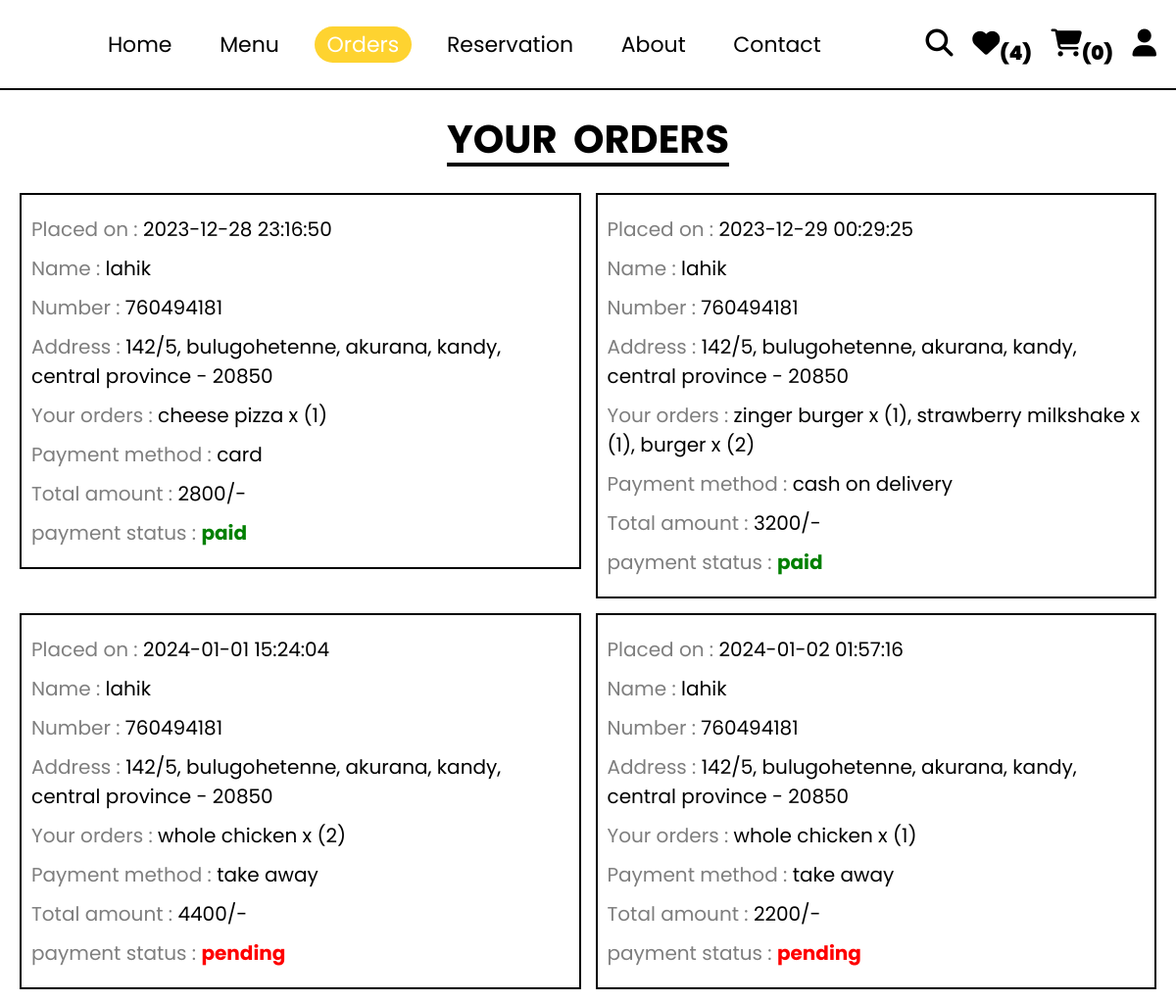
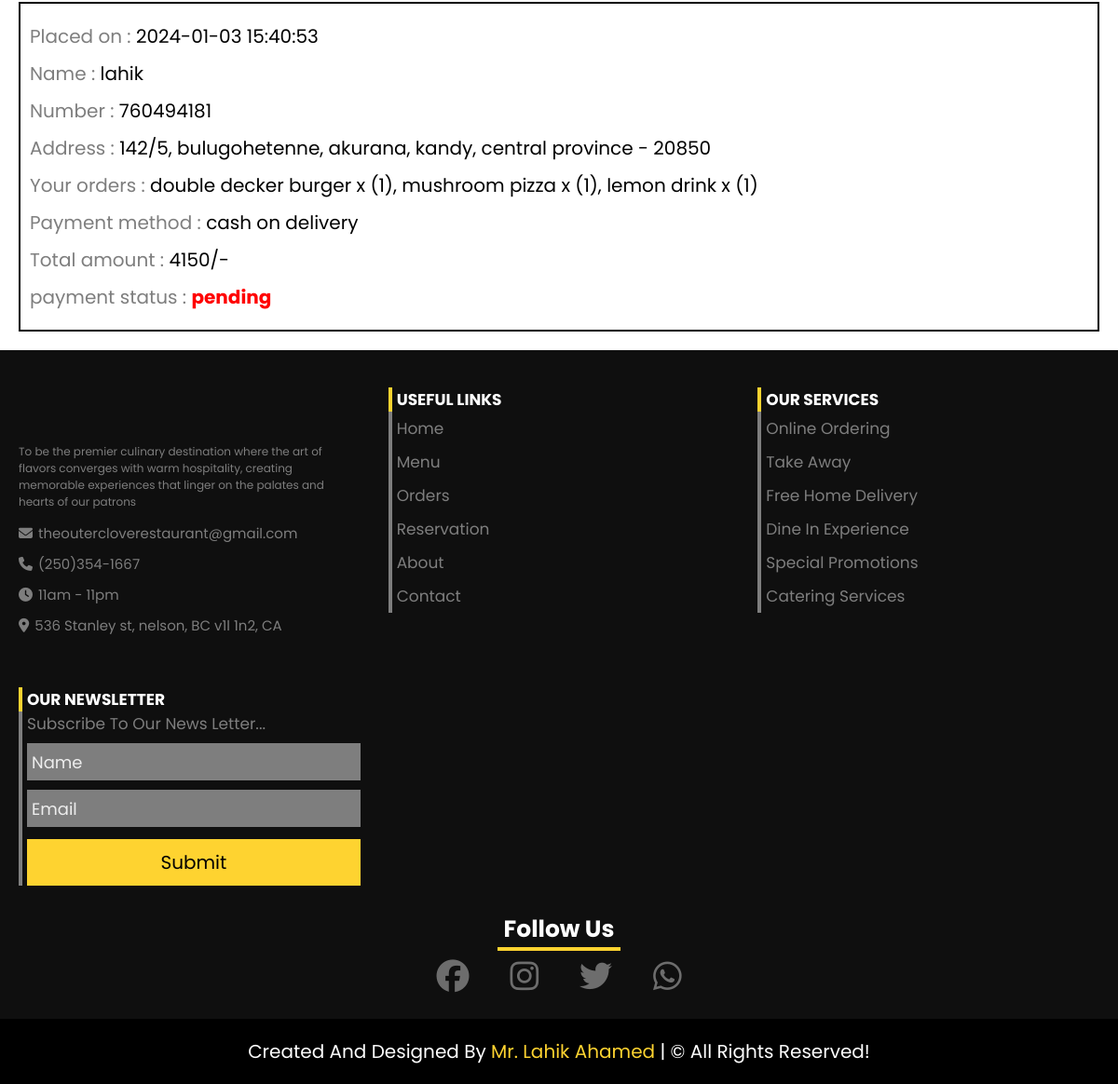
The page /customer/order.php (signed in) on the database its author committed (2 pictures, top to bottom).
### tables this page shows
CREATE TABLE `orders` (
  `order_id` int(11) NOT NULL,
  `user_id` int(11) NOT NULL,
  `order_date_time` datetime NOT NULL DEFAULT current_timestamp(),
  `name` varchar(50) NOT NULL,
  `number` int(11) NOT NULL,
  `address` varchar(255) NOT NULL,
  `orders` varchar(255) NOT NULL,
  `total` int(11) NOT NULL,
  `payment_method` varchar(50) NOT NULL,
  `payment_status` tinyint(1) NOT NULL
);

### customer/order.php (the view, shortened to what this page needs)
<!DOCTYPE html>
<html lang="en">
<head>
    <link rel="stylesheet" href="https://cdnjs.cloudflare.com/ajax/libs/font-awesome/6.1.1/css/all.min.css">
    <link rel="stylesheet" href="../CSS/customer_style.css">
</head>
<body>
    <?php include("../components/user_header.php"); ?>
    <section class="orders">
        <h1 class="title">your orders</h1>
        <div class="box-container">
            <?php
                $orders = $conn->prepare("SELECT * FROM orders WHERE user_id = ?");
                $orders->execute([$user_id]);
                if($orders->rowCount() > 0) {
                    while($fetch_orders = $orders->fetch(PDO::FETCH_ASSOC)) {
            ?>
                        <div class="box">
                            <p>Placed on : <span><?= $fetch_orders['order_date_time'] ?></span></p>
                            <p>Name : <span><?= $fetch_orders['name'] ?></span></p>
                            <p>Number : <span><?= $fetch_orders['number'] ?></span></p>
                            <p>Address : <span><?= $fetch_orders['address'] ?></span></p>
                            <p>Your orders : <span><?= $fetch_orders['orders'] ?></span></p>
                            <p>Payment method : <span><?= $fetch_orders['payment_method'] ?></span></p>
                            <p>Total amount : <span><?= $fetch_orders['total'] ?>/-</span></p>
            <?php
                            if($fetch_orders['payment_status'] == 1) {
                                $paid = 'green';
                                $status = 'paid';
                            }else {
                                $paid = 'red';
                                $status = 'pending';
                            }
            ?>
                            <p>payment status : <span style="color: <?= $paid ?>; font-weight: bold"><?= $status ?></span></p>
                        </div>
            <?php
                    }
                }else {
            ?>
                    <div class="box">
                        <p style="text-align: center; color: red">You haven't placed any orders yet!</p>
                    </div>
          <?php } ?>
        </div>
    </section>
</body>
</html>
<?php include("../components/footer.php"); ?>

### CSS/customer_style.css (style rules this page uses)
:root { --yellow: #fed330; --red: #e74c3c; --light-color: #7e7e7e; --border: 2px solid #000; --light: #ededed; --light-black: #0f0f0f; }
* { font-family: 'poppins', sans-serif; margin: 0; padding: 0; box-sizing: border-box; outline: none; border: none; text-decoration: none; }
html { font-size: 62.5%; overflow-x: hidden; scroll-behavior: smooth; stop-opacity: 7rem; scroll-padding-top: 7rem; }
section { margin: 0 auto; max-width: 1300px; padding: 2rem; }
.title { text-align: center; margin-bottom: 2.5rem; font-size: 4rem; color: #000; text-transform: uppercase; text-decoration: underline; word-spacing: .8rem; text-underline-offset: 1rem; }
.orders .box-container { display: flex; flex-wrap: wrap; gap: 1.5rem; align-items: flex-start; }
.orders .box-container .box { padding: 1rem; border: var(--border); flex: 1 1 40rem; }
.orders .box-container .box p { line-height: 1.5; margin: 1rem 0; font-size: 2rem; color: var(--light-color); }
.orders .box-container .box p span { color: #000; }
.orders .box-container .box p:last-child span { color: var(--red); }

### rows shown on the page
orders: order_date_time "2023-12-28 23:16:50", name "lahik", number "760494181", address "142/5, bulugohetenne, akurana, kandy, central province - 20850", orders "cheese pizza x (1)", payment_method "card", total "2800", payment_status "paid"
orders: order_date_time "2023-12-29 00:29:25", name "lahik", number "760494181", address "142/5, bulugohetenne, akurana, kandy, central province - 20850", orders "zinger burger x (1), strawberry milkshake x (1), burger x (2)", payment_method "cash on delivery", total "3200", payment_status "paid"
orders: order_date_time "2024-01-01 15:24:04", name "lahik", number "760494181", address "142/5, bulugohetenne, akurana, kandy, central province - 20850", orders "whole chicken x (2)", payment_method "take away", total "4400", payment_status "pending"
orders: order_date_time "2024-01-02 01:57:16", name "lahik", number "760494181", address "142/5, bulugohetenne, akurana, kandy, central province - 20850", orders "whole chicken x (1)", payment_method "take away", total "2200", payment_status "pending"
orders: order_date_time "2024-01-03 15:40:53", name "lahik", number "760494181", address "142/5, bulugohetenne, akurana, kandy, central province - 20850", orders "double decker burger x (1), mushroom pizza x (1), lemon drink x (1)", payment_method "cash on delivery", total "4150", payment_status "pending"

### other values the page prints
$total_user_wishlist_items "4"
count($_SESSION["cart"]) "0"
